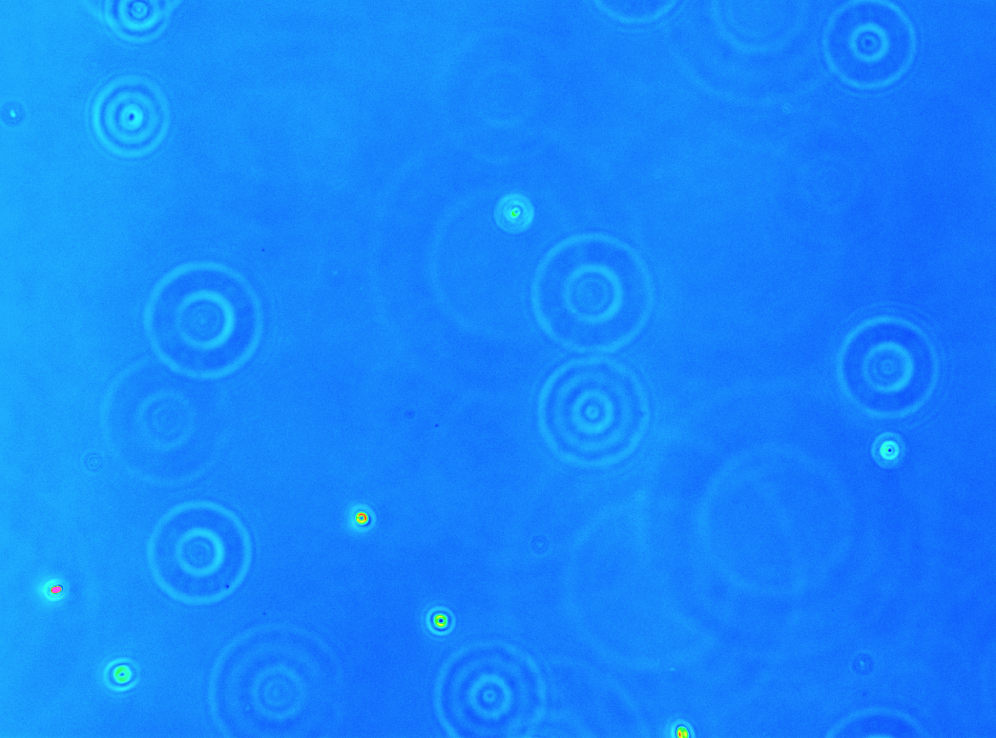
//> input picture 3DV1/unnamed.png, 996 x 738 px
$ ./thresh   (built with g++ and OpenCV 4)
//> lines starting //> are read from the running program, lines starting //| are printed output that depends on the picture; after the words box and inside, x2 and y2 are one past the last pixel; in counts of white or black regions, pixels touching at a corner belong together
#include <opencv2/opencv.hpp>
#include <iostream>
#include <unistd.h>
using namespace cv;
using namespace std;

const int max_lowThreshold = 100;
const int ratio_ = 3;
const int kernel_size = 5;

int main(int argc, char** argv){
    //get image
    String imageName("unnamed.png");
    Mat og = imread(imageName, IMREAD_COLOR);
//> og is the input picture: 738 rows x 996 cols, CV_8UC3; mean B, G, R 251.1, 134.3, 22.9
    cvtColor(og,og,COLOR_BGR2GRAY);//grayscale
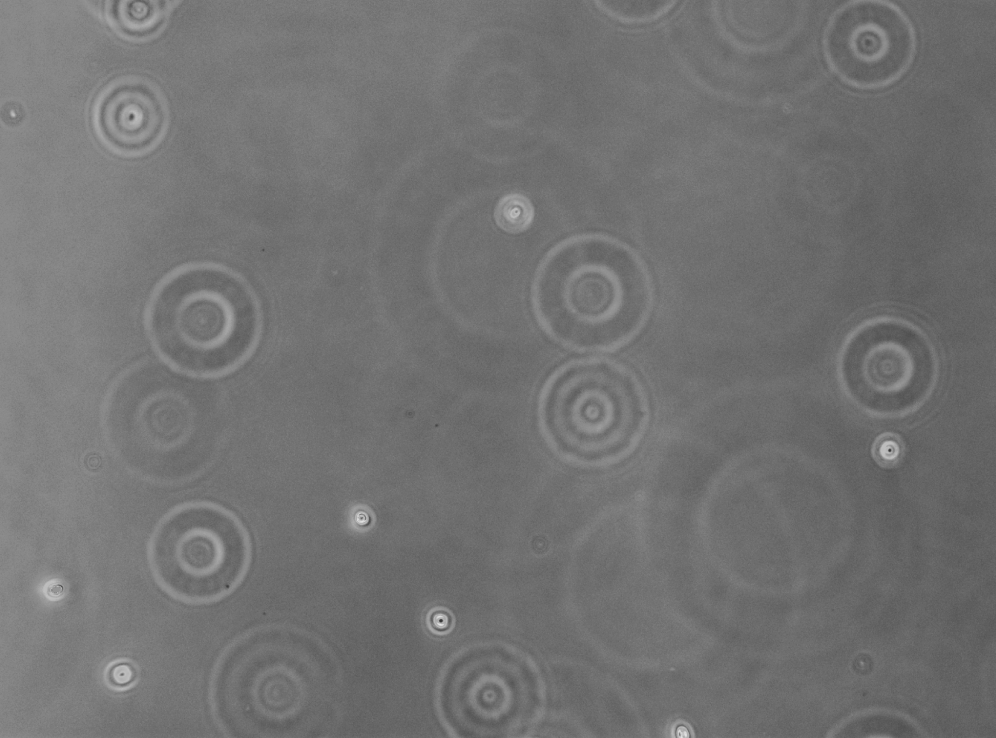
//> og: 738 rows x 996 cols, CV_8UC1; min 53, max 228, mean 114.3
    //namedWindow("gray",0);
    //imshow("gray",image);
    //make sure input is valid
    if( og.empty() )
    {
        cout <<  "Could not open or find the image" << std::endl ;
        return -1;
    }
    int min, max;
    // [10 lines of commented-out code are left out]
     GaussianBlur(og,og,Size(21,21),0,0);
     Canny( og, og, max_lowThreshold, /*max_lowThreshold*ratio_*/250, kernel_size );
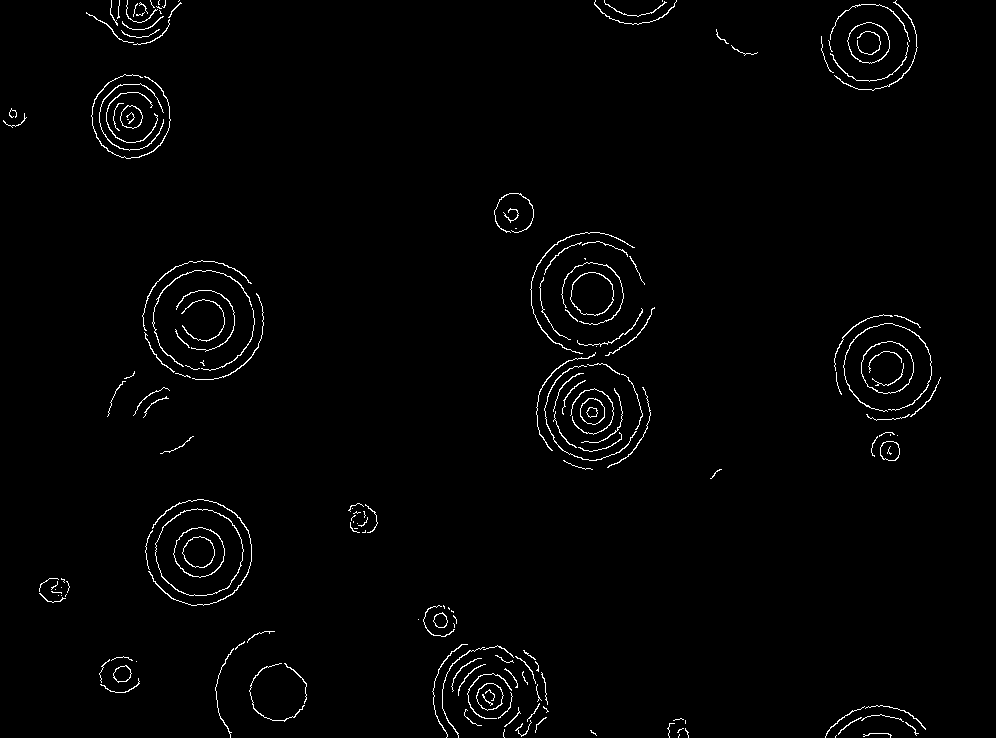
//> og: 738 rows x 996 cols, CV_8UC1; 1.5% white in thin lines or dots
     namedWindow("canny",0);
     imshow("canny",og);
     waitKey(0);
  	return 0;
}

$ run again, with 3DV1/lightCell.png copied over 3DV1/unnamed.png
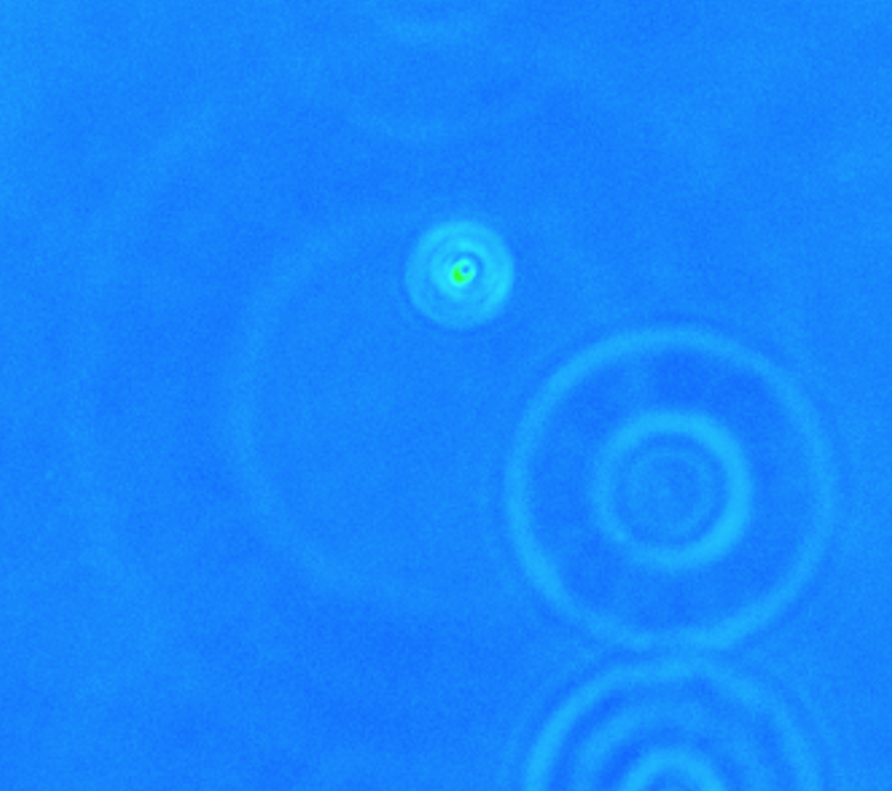
//> input picture 3DV1/lightCell.png, 892 x 791 px, shrunk from 1042 x 924 before the run
//> og is the input picture: 791 rows x 892 cols, CV_8UC3; mean B, G, R 251.1, 134.6, 22.9
//> `cvtColor(og,og,COLOR_BGR2GRAY);`:
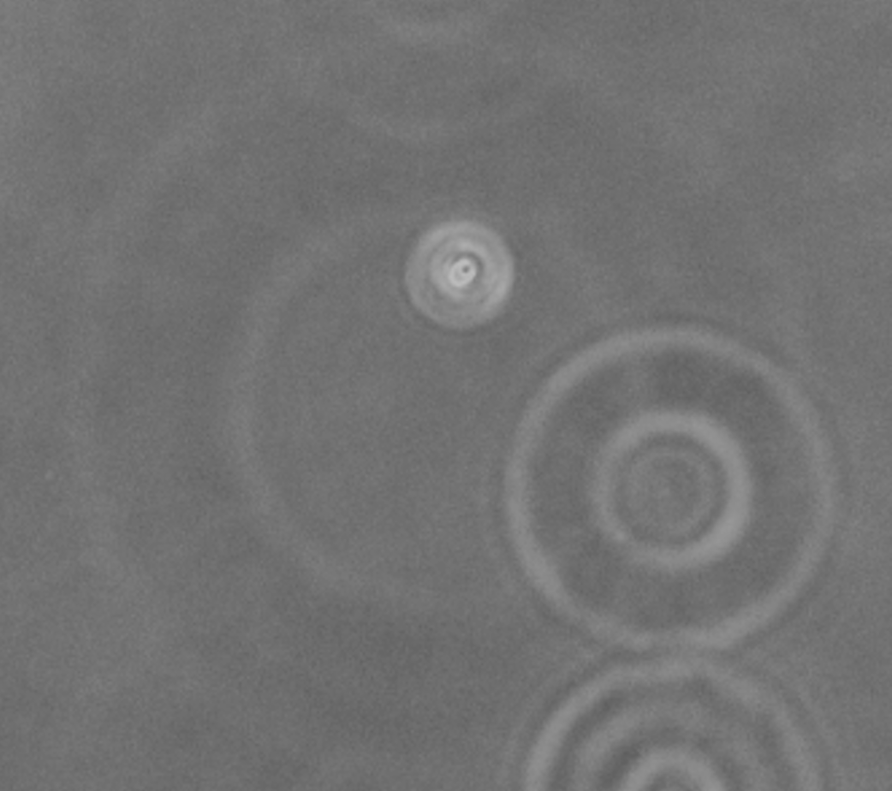
//> og: 791 rows x 892 cols, CV_8UC1; min 94, max 189, mean 114.5
//> `Canny( og, og, max_lowThreshold, /*max_lowThreshold*ratio_*/250, kerne..`:
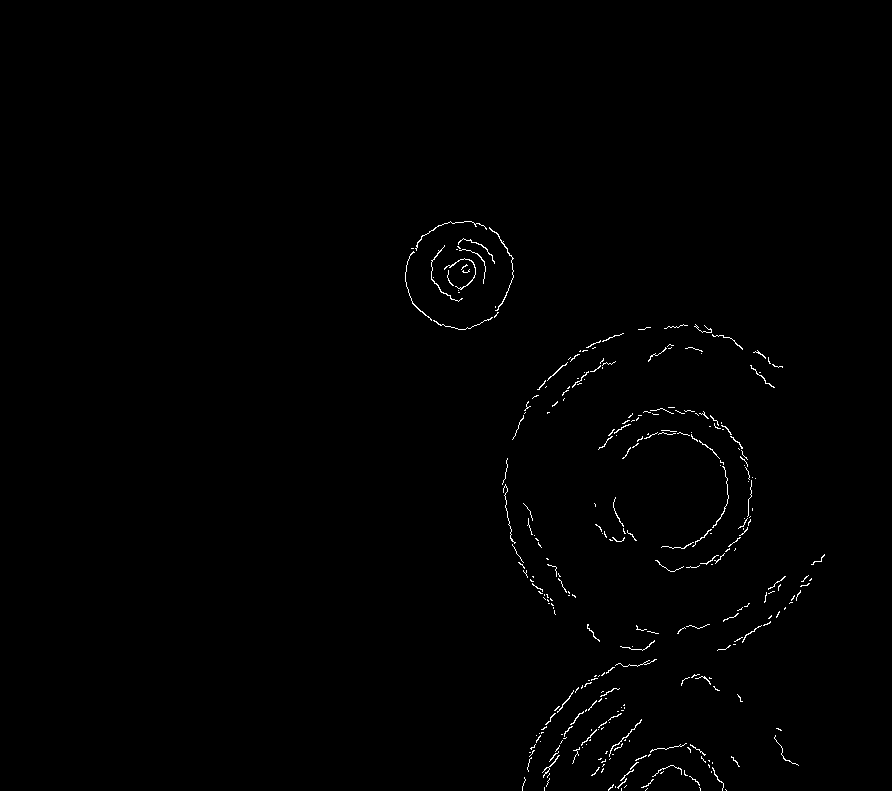
//> og: 791 rows x 892 cols, CV_8UC1; 0.6% white in thin lines or dots, all inside (x1, y1, x2, y2) = (405, 221, 825, 791)
